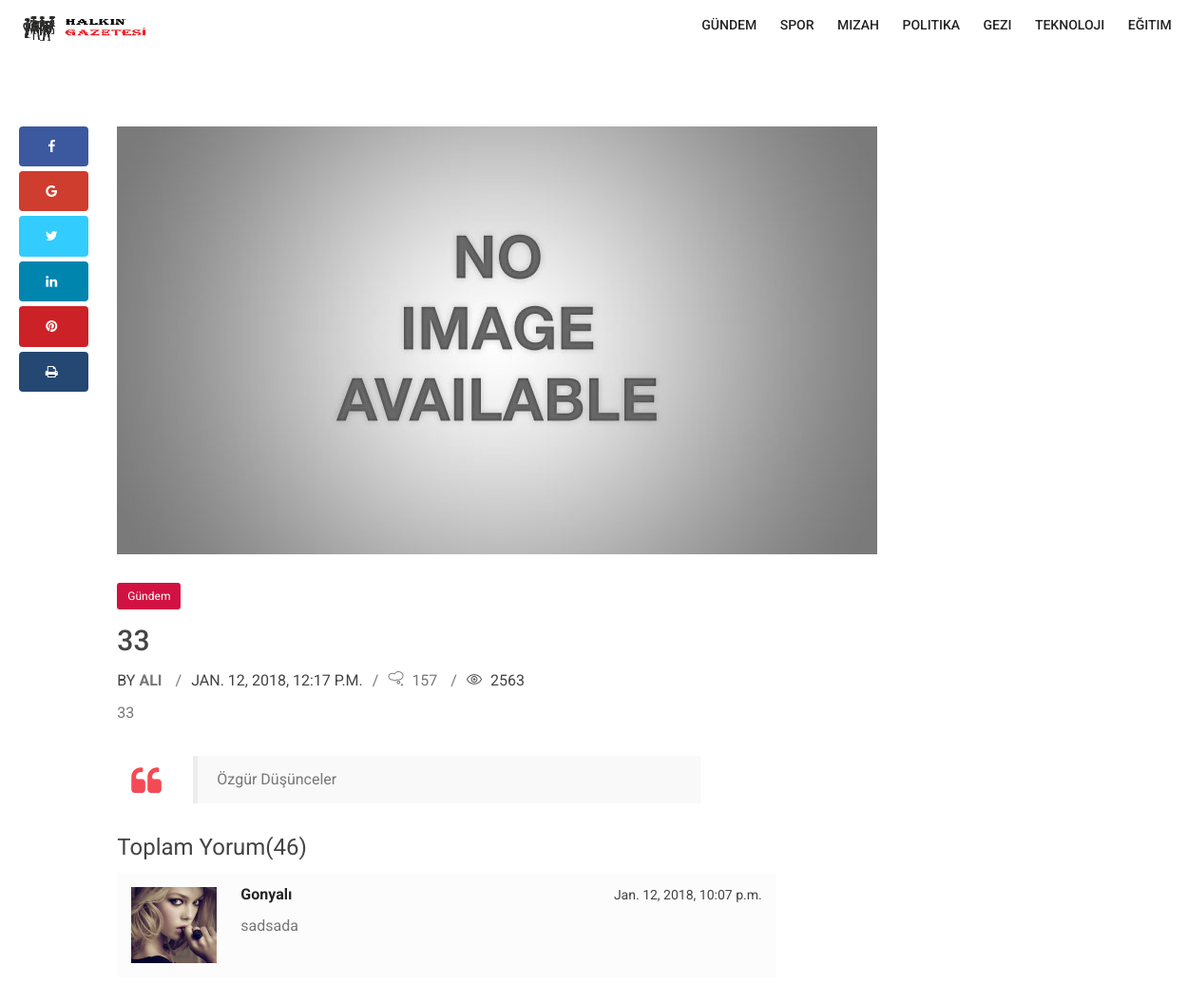
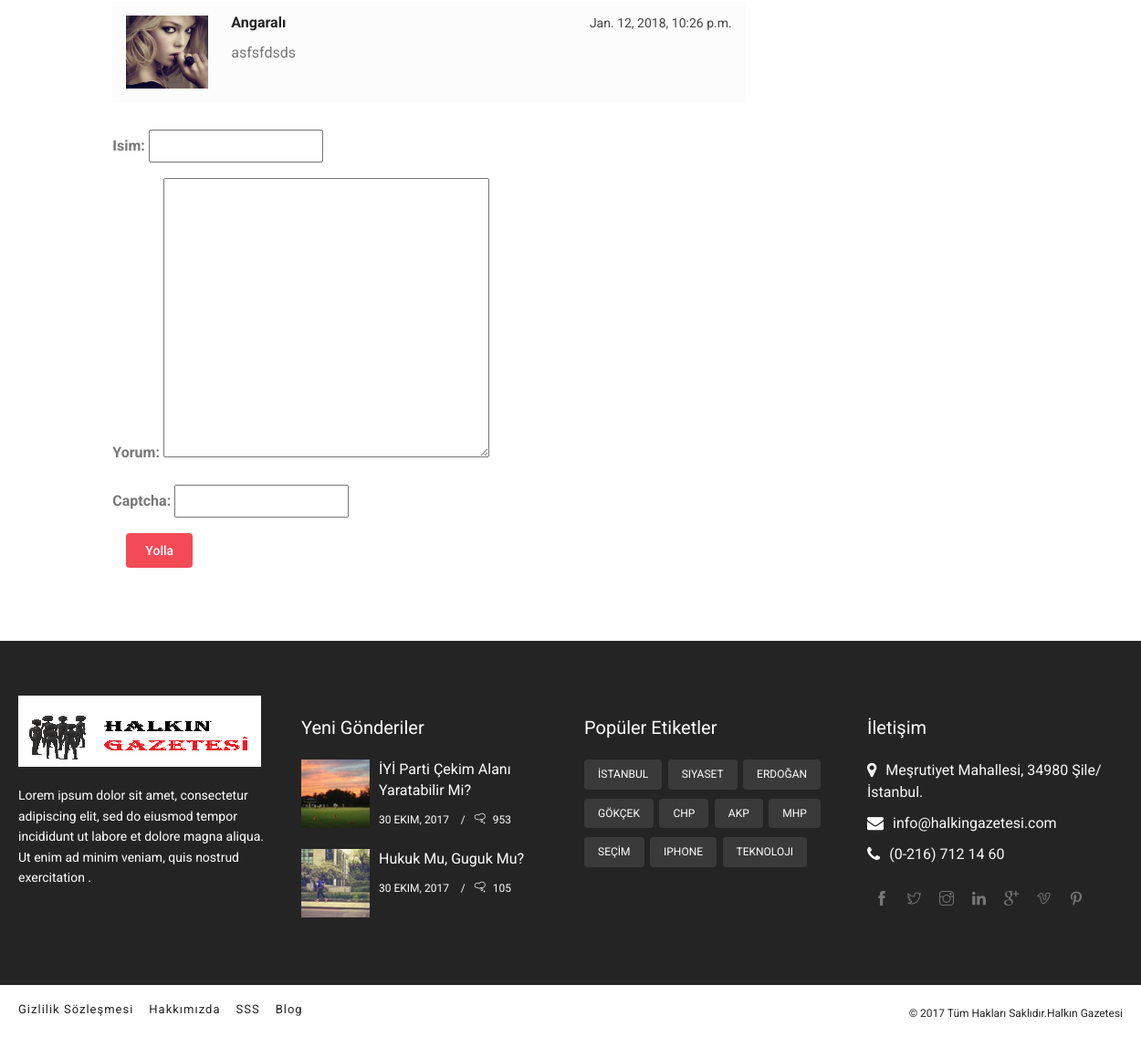
Screenshot of /3/ with the database file from the repository (2 pictures, top to bottom).
### deneme/models.py (models this page shows, shortened)
class Kategori(models.Model):
    katadi=models.CharField(max_length=30,verbose_name='kategoriadi')

class Postumuz(models.Model):
    user=models.ForeignKey('auth.User',verbose_name='Yazar',related_name='posts')
    kat=models.ForeignKey('Kategori',verbose_name='Kategori',related_name='posts')
    baslik=models.CharField(max_length=120,verbose_name="Başlık")
    content=RichTextField(verbose_name="İçerik")
    tarihi=models.DateTimeField(verbose_name="Yayımlanma Tarihi",auto_now_add=True)
    image=models.FileField(null=True,blank=True)

class Comment(models.Model):
    post=models.ForeignKey('Postumuz',on_delete=models.CASCADE,related_name='comments')
    name=models.CharField(max_length=400,verbose_name='isim')
    content=models.TextField(verbose_name='Yorum')
    created_date=models.DateTimeField(auto_now_add=True)

### deneme/views.py (the view, shortened to what this page needs)
# urls.py: url(r'^(?P<id>\d+)/$', deneme_views.detay),
def detay(request,id):
    if request.user.is_authenticated():
        context1 = {
            'isim': request.user.username,
        }
    else:
        context1 = {
            'isim': 'Misafir',
        }
    pos = get_object_or_404(Postumuz, id=id)
    form = CommentForm(request.POST or None)
    if form.is_valid():
        comment = form.save(commit=False)
        comment.post = pos
        comment.save()
        return HttpResponseRedirect('/' + id)
    context = {
        'post': pos,
    }
    context2 = {
        'form': form,
    }
    pop_list = Postumuz.objects.all()
    query = request.GET.get('search')
    kat2_list = Kategori.objects.all
    return render(request,'detay.html',{'post':pos,'isim':context1,'form':form,'kat':kat2_list})

### deneme/forms.py
class CommentForm(forms.ModelForm):
    captcha=ReCaptchaField()
    class Meta:
        model=Comment
        fields=[
            'name',
            'content',
        ]

### deneme/templates/detay.html (shortened to what this page needs)
<!DOCTYPE html>
<html lang="en">
<head>
      <link href="/static/deneme/css/bootstrap.min.css" rel="stylesheet" type="text/css">
      <link href="/static/deneme/css/animate.min.css" rel="stylesheet" type="text/css">
      <link href="/static/deneme/css/zerogrid.css" rel="stylesheet" type="text/css">
      <link rel="stylesheet" href="/static/deneme/css/megaMenu.css">
      <link href="/static/deneme/css/font-awesome.min.css" rel="stylesheet" type="text/css">
      <link rel="stylesheet" href="/static/deneme/css/themify-icons.css" type="text/css">
      <link href="/static/deneme/css/owl.carousel.css" rel="stylesheet" type="text/css">
      <link href="/static/deneme/css/owl.theme.default.css" rel="stylesheet" type="text/css">
      <link href="/static/deneme/css/style.css" rel="stylesheet" type="text/css">
      <link href="/static/deneme/css/breakingNews.css" rel="stylesheet" type="text/css">
      <link href="/static/deneme/css/magnific-popup.css" rel="stylesheet">
      <link rel="stylesheet" id="color" href="/static/deneme/css/colors/defualt.css">
      <link rel="stylesheet" id="theme-color" type="text/css" href="#" />
   </head>
   <body>
      <section class="menu-container-section">
 <nav id="menu-3" class="megaMenu" data-color="">
            <div class="nav-container">
               <div class="sticky-container">
                  <ul class="menu-logo hidden-md">
                     <li>
                        <a href="/">
                        <img src="/static/deneme/images/logo-small.png" class="img-responsive" alt="logo">
                        </a>
                     </li>
                  </ul>
                              <ul class="menu-links pull-right">
                       {% for kategori in kat.all %}
                     <li>
                        <a href="/{{ kategori.id }}/kategoriIndex"><span class="text">  {{ kategori.katadi }} </span> </a>
                     </li>
                       {% endfor %}
                  </ul>
               </div>
            </div>
         </nav>
      <section class="main-content">
         <div class="container">
            <div class="row">
               <div class="col-md-1 col-sm-1" id="side-bar-right">
                  <div class="theiaStickySidebar">
                     <div class="post-entry">
                        <ul class="social-share social-share-style-2">
                           <li class="facebook"> <a href="#"><i class="fa fa-facebook"></i> </a></li>
                           <li class="google"> <a href="#"><i class="fa fa-google"></i> </a></li>
                           <li class="twitter"> <a href="#"> <i class="fa fa-twitter"></i> </a></li>
                           <li class="linkedin"> <a href="#"> <i class="fa fa-linkedin"></i> </a></li>
                           <li class="pinterest"><a href="#"> <i class="fa fa-pinterest"></i> </a></li>
                           <li class="print"> <a href="#"><i class="fa fa-print"></i> </a></li>
                        </ul>
                     </div>
                  </div>
               </div>
               <div class="col-md-7 col-sm-7 col-xs-12">
                  <div class="post-entry">
                      {% if post.image  %}
                     <div class="picture">
                        <img alt="" src="{{ post.image.url }}" class="img-responsive">
                     </div>
                       {% else  %}
                      <div class="picture">
                     <img alt="" src="/static/noi.jpg ">
                              </div>
                        {% endif %}
                     <div class="catname">
                        <a class="btn btn-dark-red" href="#">
                           <div>{{ post.kat.katadi }}</div>
                        </a>
                     </div>
                     <h2>{{ post.baslik }}</h2>
                     <ul class="post-tools nolineheight">
                        <li> by <a href="#"> <strong> {{ post.user}}</strong> </a></li>
                        <li> {{ post.tarihi }}</li>
                        <li> <a href="#"> <i class="ti-thought"></i> 157</a> </li>
                        <li> <i class="ti-eye"></i> 2563 </li>
                     </ul>
                     <p> {{ post.content | safe }}  </p>
                     <blockquote>
                        <p> Özgür Düşünceler
                        </p>
                     </blockquote>
                     <div class="reviews">
                        <h3>Toplam Yorum(46)</h3>
                        <ul class="comment-list">
                           {% for comment in post.comments.all %}
                           <li class="comment">
                              <div class="comment-info">
                                 <img class="pull-left hidden-xs" src="/static/deneme/images/users/author4.jpg" alt="author">
                                 <div class="author-desc">
                                    <div class="author-title">
                                       <strong><a href="#">{{ comment.name }}</a></strong>
                                       <ul class="list-inline pull-right">
                                          <li>{{ comment.created_date  }}</li>
                                       </ul>
                                    </div>
                                    <p>{{ comment.content }}</p>
                                 </div>
                              </div>
                           </li>
                          {% endfor %}
                        </ul>
                     </div>
                     <div class="commentform">
                       <form class="form-horizontal"  method="post">
                          <div class="row">
                             <div class="col-md-12">
                            {{ form.as_p }}
                             </div>
                          </div>
                           <div class="col-md-12 col-sm-12">
                              <input value="Yolla" class="btn btn-colored-blog" type="submit">
                           </div>
                        </form>
                     </div>
                  </div>
               </div>
               <div class="col-md-4 col-sm-12 col-xs-12" id="side-bar-right-2">
               </div>
            </div>
         </div>
      </section>
      <footer>
         <div class="footer-top bg-dark">
            <div class="container">
               <div class="row">
                  <div class="col-md-3 col-sm-6 col-xs-12">
                     <div class="footer-block">
                        <img src="images/logo-small.png" alt="" class="logo-footer">
                        <p>Lorem ipsum dolor sit amet, consectetur adipiscing elit, sed do eiusmod tempor incididunt ut labore et dolore magna aliqua. Ut enim ad minim veniam, quis nostrud exercitation .</p>
                     </div>
                  </div>
                  <div class="col-md-3 col-sm-6 col-xs-12 no-padding">
                     <h2>Yeni Gönderiler</h2>
                     <ul class="tabs-posts">
                        <li>
                           <div class="pic"> <a href="#"><img alt="" class="img-responsive" src="/static/deneme/images/small-posts/small-1.jpg"></a> </div>
                           <div class="caption"> <a href="standard-post.html">İYİ Parti Çekim Alanı Yaratabilir Mi?</a> </div>
                           <ul class="post-tools">
                              <li> 30 Ekim, 2017 </li>
                              <li title="Comments"> <a href="#"><i class="ti-thought"></i> 953 </a></li>
                           </ul>
                        </li>
                        <li>
                           <div class="pic"> <a href="#"><img alt="" class="img-responsive" src="/static/deneme/images/small-posts/small-2.jpg"></a> </div>
                           <div class="caption"> <a href="#">Hukuk Mu, Guguk Mu?</a> </div>
                           <ul class="post-tools">
                              <li> 30 Ekim, 2017  </li>
                              <li title="Comments"> <a href="#"><i class="ti-thought"></i> 105</a> </li>
                           </ul>
                        </li>
                     </ul>
                  </div>
                  <div class="col-xs-12 col-md-3 col-sm-6 ">
                     <h2>Popüler Etiketler</h2>
                     <div class="tag-list"> <a href="#">İstanbul</a> <a href="#">Siyaset</a> <a href="#">Erdoğan</a> <a href="#">Gökçek</a> <a href="#">CHP</a> <a href="#">AKP</a> <a href="#">MHP</a> <a href="#">SEÇİM</a> <a href="#">IPhone</a> <a href="#">TeKnoloji</a>  </div>
                  </div>
                  <div class="col-md-3 col-sm-6 col-xs-12 no-padding">
                     <h2>İletişim</h2>
                     <div class="footer-detail">
                        <ul class="personal-info">
                           <li><i class="fa fa-map-marker"></i> Meşrutiyet Mahallesi, 34980 Şile/İstanbul.</li>
                           <li><i class="fa fa-envelope"></i> info@halkingazetesi.com </li>
                           <li><i class="fa fa-phone"></i>  (0-216) 712 14 60 </li>
                        </ul>
                     </div>
                     <div class="social-media-icons">
                        <ul>
                           <li> <a href="#"><i class="ti-facebook"></i></a></li>
                           <li> <a href="#"><i class="ti-twitter"></i></a></li>
                           <li> <a href="#"><i class="ti-instagram"></i></a></li>
                           <li> <a href="#"><i class="ti-linkedin"></i></a></li>
                           <li> <a href="#"><i class="ti-google"></i></a></li>
                           <li> <a href="#"><i class="ti-vimeo"></i></a></li>
                           <li> <a href="#"><i class="ti-pinterest"></i></a></li>
                        </ul>
                     </div>
                  </div>
               </div>
            </div>
         </div>
         <div class="footer-link bg-white">
            <div class="container">
               <div class="row">
                  <div class="col-md-12 col-sm-12 col-xs-12">
                     <ul>
                        <li><a href="#">Gizlilik Sözleşmesi</a></li>
                        <li><a href="#">Hakkımızda</a></li>
                        <li><a href="#">SSS</a></li>
                        <li><a href="#">Blog</a></li>
                     </ul>
                     <div class="copyright"> <span>&copy; 2017 Tüm Hakları Saklıdır.Halkın Gazetesi</span> </div>
                  </div>
               </div>
            </div>
         </div>
      </footer>
      </section>
   </body>
</html>

### deneme/static/deneme/css/zerogrid.css (style rules this page uses)
.zerogrid .row:before,.row:after { content: '\0020'; display: block; overflow: hidden; visibility: hidden; width: 0; height: 0; }

### deneme/static/deneme/css/colors/defualt.css (style rules this page uses)
a:hover, .topbar ul li a:hover, .megaMenu .caption h5 a:hover, .zerogrid-section .post-content h5 a:hover, .zerogrid-section .post-content .post-tools li:hover, .zerogrid-section .post-content .post-tools li a:hover, .sidebar-middle .category-widget .category-widget-detail ul li a:hover, .post-entry blockquote::before, .post-entry ul.post-entry-poits li i, .post-entry .social-share.social-share-style-2 li.post-share strong, .next-n-prev .next-post i, .next-n-prev .pre-post i, .next-n-prev a, .featured-news-slider .post-content h5 a:hover, .full-with-slider-section .post-content h5 a:hover, .full-with-slider-section .post-content .post-tools li:hover, .full-with-slider-section .post-content .post-tools li a:hover, .post-entry .author-title .list-inline li a:hover, .caption a:hover, .grid-1 .desc h5 a:hover, .post-tools li:hover, .cat-holder a:hover, .footer-link.bg-white ul li a:hover, footer .footer-top ul.twitter-widget .caption a.url, .top-small-post-slider .post-content .post-tools li:hover, .top-small-post-slider .post-content .post-tools li a:hover { color: #f44a56; }
.btn-colored-blog, #menu-1.megaMenu .drop-down li> a::after, .category-widget h4, .video-section .rsDefault .rsThumb.rsNavSelected, .scrollup, .owl-theme .owl-nav div.owl-next:hover, .owl-theme .owl-nav div.owl-prev:hover, .auth-arti-no a, .grid-1 .catname span, .widget .pol-btn a:hover, .tag-list a:hover, .contact-detail-box .icon-box { background-color: #f44a56; }
.megaMenu .menu-logo > li > a::after, .megaMenu .menu-links > li > a::after, .megaMenu .drop-down li > a::after, .megaMenu .drop-down-large .nav-tabs.vertical a::after, .megaMenu .drop-down-medium .nav-tabs.vertical a::after, .megaMenu .drop-down-large .nav-tabs a::after, .megaMenu .drop-down-medium .nav-tabs a::after, .megaMenu .drop-down-large .well::after, .megaMenu .drop-down-medium .well::after, .megaMenu .drop-down-large .list-group .list-group-item::after, .megaMenu .drop-down-medium .list-group .list-group-item::after, .megaMenu .drop-down-large .btn-default::after, .megaMenu .drop-down-medium .btn-default::after, .megaMenu .drop-down-large .btn::after, .megaMenu .drop-down-medium .btn::after, .megaMenu .drop-down-large table td::after, .megaMenu .drop-down-large table th::after, .megaMenu .drop-down-medium table th::after, .megaMenu .drop-down-medium table th::after, .megaMenu .menu-user-profile .profile-icons a::after, .megaMenu .menu-contact-us button[type="submit"]::after, .megaMenu .menu-contact-us button[type="reset"]::after, .megaMenu .menu-search-bar-desktop button[type="submit"]::after, .megaMenu ul.menu-search-bar-mobile button[type="submit"]::after, .megaMenu .menu-search-bar-desktop > li > a > i.fa::after, .megaMenu ul.menu-search-bar-mobile > li > a > i.fa::after { background-color: #f44a56; }

### rows the page displays
Kategori: katadi "GÜNDEM"
Kategori: katadi "SPOR"
Kategori: katadi "MIZAH"
Kategori: katadi "POLITIKA"
Kategori: katadi "GEZI"
Kategori: katadi "TEKNOLOJI"
Kategori: katadi "EĞITIM"
Postumuz: kat.katadi "Gündem", baslik "33", user "ALI", tarihi "JAN. 12, 2018, 12:17 P.M.", content "33"
Comment: name "Gonyalı", created_date "Jan. 12, 2018, 10:07 p.m.", content "sadsada"
Comment: name "Angaralı", created_date "Jan. 12, 2018, 10:26 p.m.", content "asfsfdsds"
